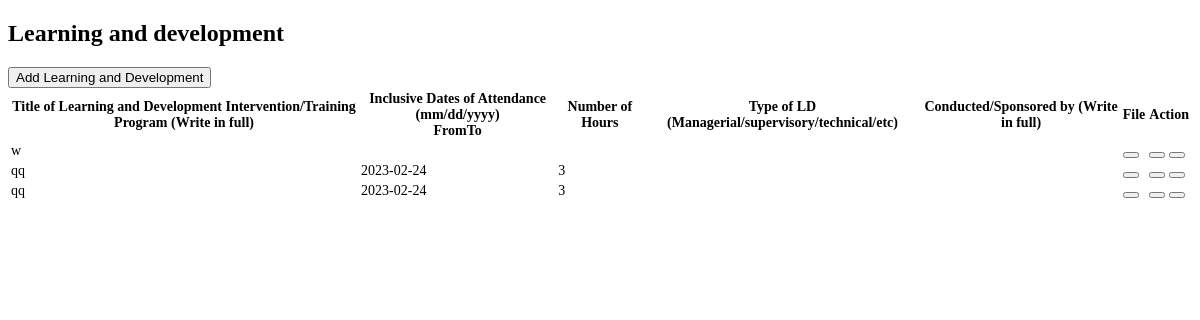
The page /profileInfo/learning_and_development.php on the database as committed earlier.
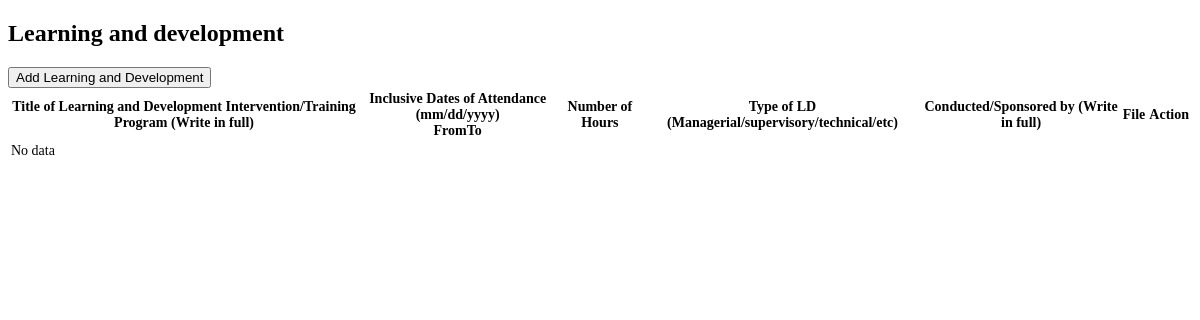
The same page on the database as committed later.
### tables this page shows
CREATE TABLE `learning` (
  `id` int(11) NOT NULL,
  `email` varchar(250) NOT NULL,
  `title` varchar(250) NOT NULL,
  `dateFrom` varchar(250) NOT NULL,
  `dateTo` varchar(250) NOT NULL,
  `hours` varchar(250) NOT NULL,
  `typeOfLd` varchar(250) NOT NULL,
  `conducted` varchar(250) NOT NULL,
  `pic` varchar(500) NOT NULL
);

### profileInfo/learning_and_development.php (the view, shortened to what this page needs)
<?php
    require "../db.php";
    $email = $_POST['email'];
    $q = "SELECT * from `learning` where email='$email'";
    $list = $con->query($q);
    $info = $list->fetch_assoc();
    $name = "SELECT * from profile where email='$email'";
    $listName = $con->query($name);
    $infoName = $listName->fetch_assoc();
?>
<!DOCTYPE html>
<html lang="en">
<head>
</head>
<body>
    <h2 class="text-secondary fw-bold mb-3">Learning and development <?php if($_SESSION['status'] == 'Admin') echo "| ".$infoName['name'] ?></h2>
    <button class="btn btn-primary my-3" data-bs-toggle="modal" data-bs-target="#learningAndDevelopmentAddData"><i class="fa-solid fa-plus me-2"></i>Add Learning and Development</button>
    <table class='table table-striped text-center bg-light' style="font-size: 14px;">
        <thead>
            <tr>
               <th>Title of Learning and Development Intervention/Training Program (Write in full)</th>
               <th colspan='2'>Inclusive Dates of Attendance (mm/dd/yyyy) <br><span class="me-4 text-primary" style="font-size: 14px">From</span><span class="ms-4 text-primary" style="font-size: 14px">To</span></th>
               <th>Number of Hours</th>
               <th>Type of LD (Managerial/supervisory/technical/etc)</th>
               <th>Conducted/Sponsored by (Write in full)</th>
               <th>File</th>
               <th>Action</th>
            </tr>
        </thead>
        <tbody>
            <?php if($list->num_rows){ ?>
                <?php do{ ?>
                    <tr>
                        <td><?php echo $info['title'] ?></td>
                        <td><?php echo $info['dateFrom'] ?></td>
                        <td><?php echo $info['dateTo'] ?></td>
                        <td><?php echo $info['hours'] ?></td>
                        <td><?php echo $info['typeOfLd'] ?></td>
                        <td><?php echo $info['conducted'] ?></td>
                        <td>
                            <button class='btn btn-primary btn-sm'  value='<?php echo $info['id'] ?>' data-bs-toggle="modal" data-bs-target="#viewFileLearningModal" id='viewFileLearningButton'><i class="fa-regular fa-folder-open text-light"></i></button>
                        </td>
                        <td>
                            <div class="d-flex gap-2">
                                <button class='btn btn-info btn-sm' data-bs-toggle="modal" data-bs-target="#profileLearningModalEdit" value='<?php echo $info['id'] ?>' id='editLearnerButoonModal'><i class="fa-solid fa-pen text-light"></i></button>
                                <button class='btn btn-danger btn-sm' value='<?php echo $info['id'] ?>' id='profileLearningDeleteButton'><i class="fa-solid fa-trash"></i></button>
                            </div>
                        </td>
                    </tr>
                <?php }while($info = $list->fetch_assoc()) ?>
            <?php }else{ ?>
                <tr>
                    <td colspan='9'>No data</td>
                </tr>
            <?php } ?>
        </tbody>
    </table>
</body>
</html>

Rows that differ between the two databases and show on the page:
removed learning: title "w", $info['id'] 5 (drawn)
removed learning: title "qq", dateFrom "2023-02-24", hours "3", $info['id'] 9 (drawn)
removed learning: title "qq", dateFrom "2023-02-24", hours "3", $info['id'] 10 (drawn)
Other text that changed with them:
text now shown: "No data"
